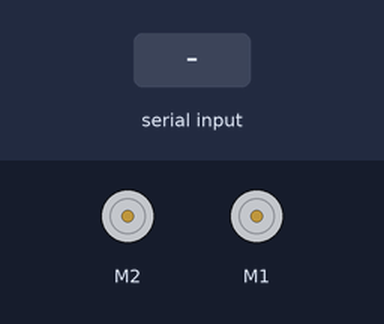
A sketch run on a simulated Arduino Uno, built with avr-gcc and run on an emulated ATmega328P. Parts: 2 × DC motor (green arrow = forward, orange = backward, longer = faster). The test bench sets the inputs (shaded band).

Above: at 1.2 s.
1.3 s: "-" received over Serial
At 1.45 s:
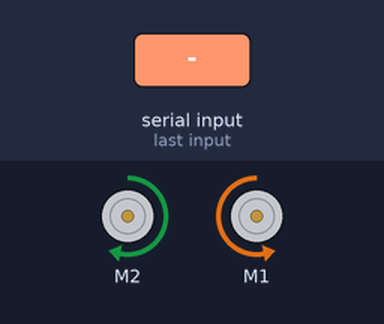
3.1 s: "." received over Serial
At 3.25 s:
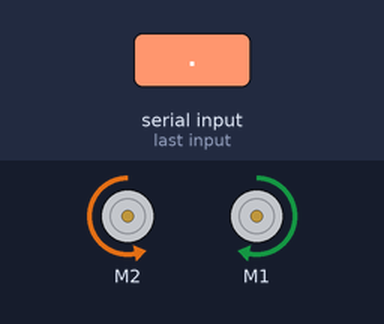
4.9 s: "/" received over Serial
At 4.97 s:
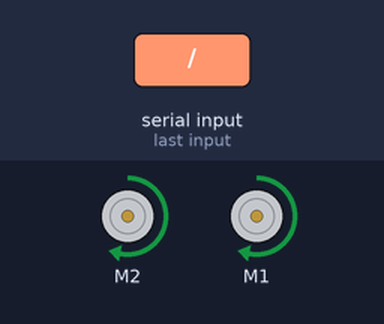
6.5 s: "0" received over Serial
At 6.57 s:
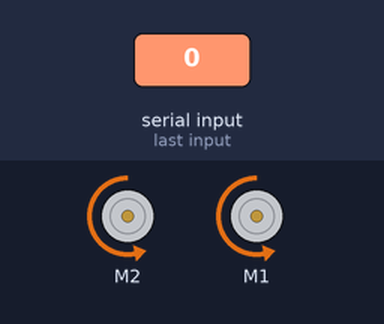
Timing chart, 0 to 9.1 s (numbered marks = the images above; inputs shaded):
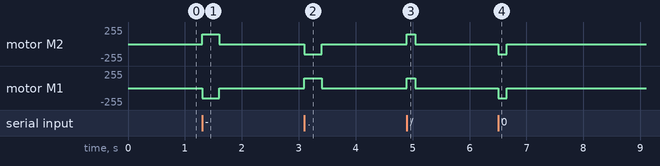

Measured:
- after the input at 1.3 s, motor M2: stopped → forward 150/255 at once, → stopped 0.30 s later; motor M1: stopped → backward 150/255 at once, → stopped 0.30 s later
- after the input at 3.1 s, motor M2: stopped → backward 150/255 at once, → stopped 0.30 s later; motor M1: stopped → forward 150/255 at once, → stopped 0.30 s later
- after the input at 4.9 s, motor M2, motor M1: stopped → forward 150/255 at once, → stopped 0.15 s later
- after the input at 6.5 s, motor M2, motor M1: stopped → backward 150/255 at once, → stopped 0.15 s later

The sketch:

Robot_makeblock.ino
```cpp
#include <MeMCore.h>

MeDCMotor left_motor(9);
MeDCMotor right_motor(10);

void moveDrive(int speed, int dir) {
  switch (dir) {
    case 0:
     right_motor.run(speed);
     left_motor.run(-speed);
     break;
    case 1:
     right_motor.run(speed);
     left_motor.run(speed);
     break;
  }
}

void moveTime(int speed, int time, int dir) {
  moveDrive(speed, dir);
  delay(time);
  moveDrive(0, 0);
}

void setup(){
  Serial.begin(115200);
}

void loop(){
  if (Serial.available()) {
    switch (Serial.read()) {
      case '-':
        // Forwards
        moveTime(150, 300, 0);
        break;
      case '.':
        // Backwards
        moveTime(-150, 300, 0);
        break;
      case '/':
        // Left
        moveTime(150, 150, 1);
        break;
      case '0':
        // Right
        moveTime(-150, 150, 1);
        break;
    }
  }
}
```
